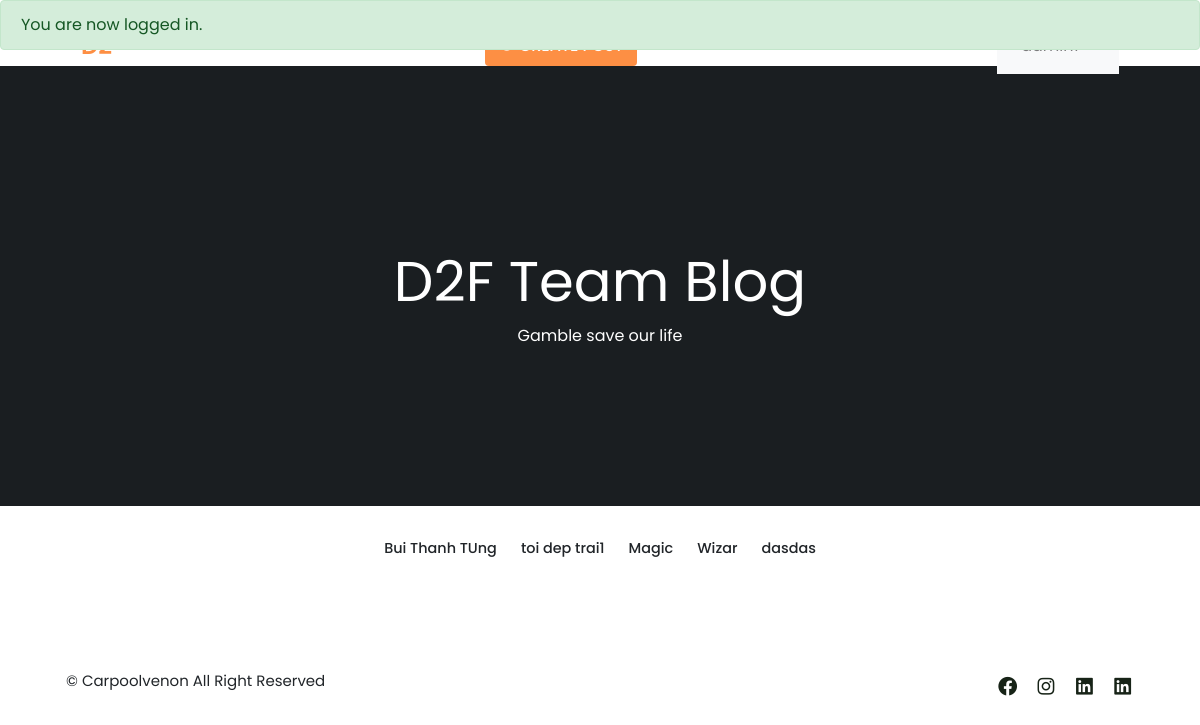
Page / (signed in) on the committed database.
### tables this page shows
CREATE TABLE IF NOT EXISTS `topics` (
  `id` int NOT NULL AUTO_INCREMENT,
  `name` varchar(1000) NOT NULL,
  `description` text NOT NULL,
  PRIMARY KEY (`id`)
);

### app/database/db.php (called while the page is built, shortened)
<?php
require('connect.php');
if (!function_exists('selectAll')) {
    function selectAll($table, $conditions = [])
    {
        global $conn;
        $sql = "SELECT * FROM $table";
        if (empty($conditions)) {
            $stmt = $conn->prepare($sql);
            $stmt->execute();
            $posts = $stmt->get_result()->fetch_all(MYSQLI_ASSOC);
            return $posts;
        }
    }
}
?>

### app/controllers/topics.php (called while the page is built, shortened)
<?php
include_once ROOT_PATH . "/app/database/db.php";
$table = 'topics';
$topics = selectAll($table);

### index.php (the view, shortened to what this page needs)
<?php
  include_once ROOT_PATH . "/app/include/header.php";
  include_once ROOT_PATH . "/app/include/message.php";
  include_once ROOT_PATH . "/app/controllers/topics.php";
  $topics = selectAll('topics');
  ?>
  <section class="home" id="home">
    <div class="home-text container">
      <div class="home-title">D2F Team Blog</div>
      <span class="home-subtitle">Gamble save our life</span>
    </div>
  </section>
  <div class="container">
  <div class="post-filter container">
    <?php foreach ($topics as $key => $topic) : ?>
      <span class="filter-item" data-filter="all">
        <a class="filter-link" href="#"><?php echo $topic['name']; ?></a>
      </span>
    <?php endforeach; ?>
  </div>
  <?php include ROOT_PATH . "/app/include/message.php"; ?>
  <section class="post container">
</div>
  <?php include ROOT_PATH . "/app/include/footer.php"; ?>

### css/style.css (style rules this page uses)
* { font-family: "Poppins", sans-serif; margin-top: 0; padding: 0; scroll-behavior: smooth; scroll-padding-top: 2rem; box-sizing: border-box; }
a { color: #343a40; text-decoration: none; background-color: transparent; -webkit-text-decoration-skip: objects; }
:root { --container-color: #1a1e21; --second-color: #fd8f44; --text-color: #172317; --bg-color: #fff; }
a { text-decoration: none; }
section { padding: 3rem 0 2rem; }
.container { max-width: 1068px; margin: auto; width: 100%; }
.home { width: 100%; min-height: 440px; background: var(--container-color); display: grid; justify-content: center; align-items: center; }
.home-text { color: var(--bg-color); text-align: center; }
.home-title { font-size: 3.5rem; }
.home-subtitle { font-size: 1rem; font-weight: 400; }
.post-filter { display: flex; justify-content: center; align-items: center; column-gap: 1.5rem; margin-top: 2rem !important; }
.filter-item { font-size: 0.9rem; font-weight: 500; cursor: pointer; }
.post { display: grid; grid-template-columns: repeat(auto-fit, minmax(280px, auto)); justify-content: center; gap: 1.5rem; }
.filter-item a { text-decoration: none; color: inherit; display: inline-block; }

### rows in the picture
topics: name "Bui Thanh TUng"
topics: name "toi dep trai1"
topics: name "Magic"
topics: name "Wizar"
topics: name "dasdas"

### other values in the picture
$_SESSION['message'] "You are now logged in."
